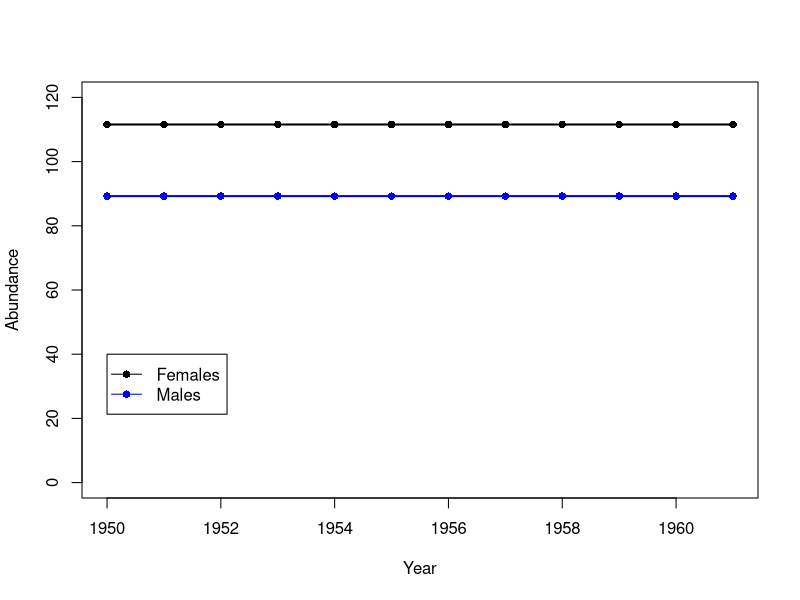

Generate this figure with R:
## ---- chunk 1
#| echo: true
#| label: year
year <- 1950:1961 # A vector of integers
year              # Type the name of an object to see its values
## ---- chunk 2
#| echo: true
#| label: seq
updown <- c(seq(from=20, to=100, by=20), seq(from=100, to=20, by=-20))
updown            # Two sequences, combined
## ---- chunk 3
#| echo: true
#| label: nYears
nYears <- length(year)
nYears
## ---- chunk 4
#| echo: true
#| label: females
females <- rep(NA, nYears)
females[] <- 100
## ---- chunk 5
#| echo: true
#| label: femaleLoop
for(t in 2:nYears) {
    females[] <- females[] + females[]*0.01
}
## ---- chunk 6
#| echo: true
#| label: males
males <- females*0.8
## ---- chunk 7
#| echo: true
#| label: data
model1 <- data.frame(year, females, males)
model1
## ---- chunk 8
#| echo: true
#| label: plot
#| fig-width: 7
#| fig-height: 4.6
plot(females ~ year, data=model1, type="o", xlab="Year", ylab="Abundance",
     lwd=2, pch=16, ylim=c(0, 120))
lines(males ~ year, data=model1, type="o", col="blue", lwd=2, pch=16)
legend(x=1950, y=40, legend=c("Females", "Males"), col=c("black", "blue"), lty=1, pch=16)
